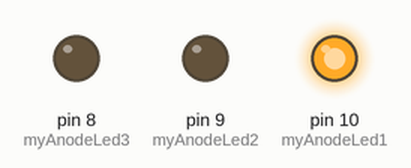
This sketch was run on a simulated Arduino Uno, built with avr-gcc and run on an emulated ATmega328P. On the bench: output pins drawn as LEDs (lit = HIGH).

Above: at 0.05 s.
At 0.55 s:
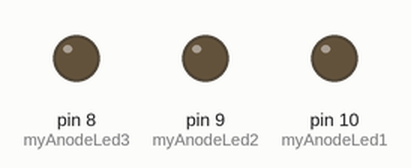
At 0.75 s:
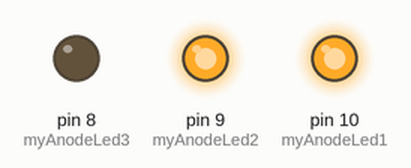
At 1.45 s:
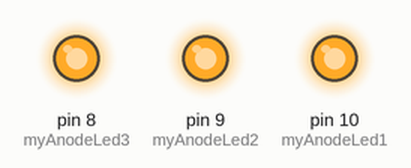
At 2.15 s:
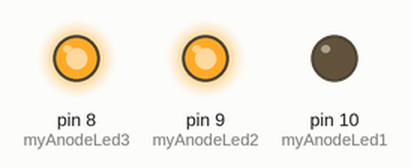
At 2.85 s:
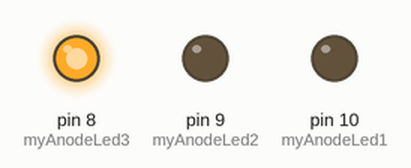
Timing chart, 0 to 3.1 s (numbered marks = the images above):
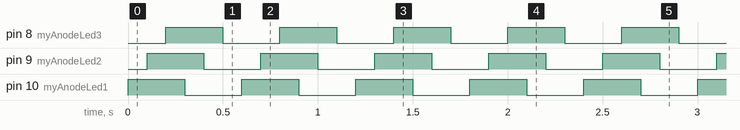

The sketch:

led_strip_lights.ino
```cpp
#define myAnodeLed1 10
#define myAnodeLed2 9
#define myAnodeLed3 8

#define Led_on_off 100

void setup() {
  // put your setup code here, to run once:
  pinMode(myAnodeLed1, OUTPUT);
  pinMode(myAnodeLed2, OUTPUT);
  pinMode(myAnodeLed3, OUTPUT);
}

void loop() {
  // put your main code here, to run repeatedly:
  digitalWrite(myAnodeLed1, HIGH);
  delay(Led_on_off);
  digitalWrite(myAnodeLed2, HIGH);
  delay(Led_on_off);
  digitalWrite(myAnodeLed3, HIGH);
  delay(Led_on_off);

  digitalWrite(myAnodeLed1, LOW);
  delay(Led_on_off);
  digitalWrite(myAnodeLed2, LOW);
  delay(Led_on_off);
  digitalWrite(myAnodeLed3, LOW);
  delay(Led_on_off);
}
```

Measured:
- by itself, pin 8 (myAnodeLed3), pin 9 (myAnodeLed2), pin 10 (myAnodeLed1): alternates HIGH for 0.30 s and LOW for 0.30 s
- by itself, everything shown: repeats every 0.60 s, in 6 steps
